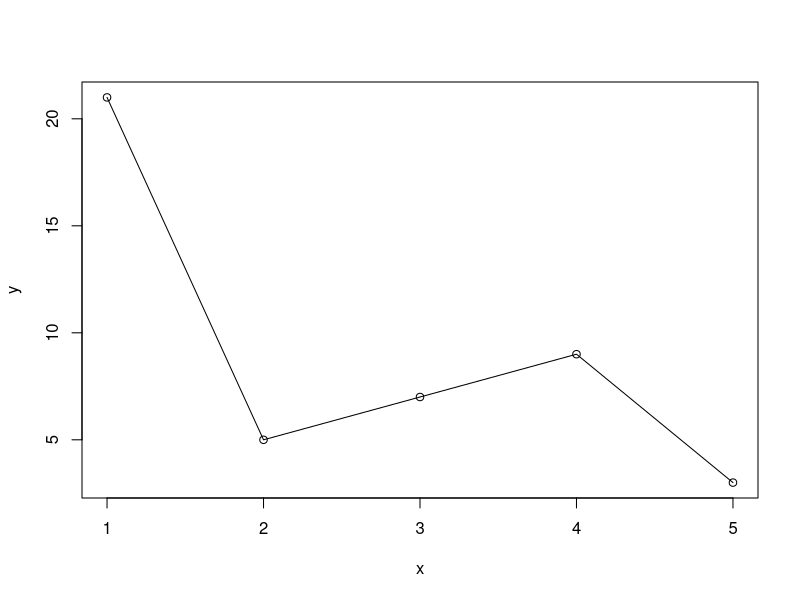

Write R code to recreate this figure.
#task1- storing values (variables)
print("hello world")
name <- "username"
name <- "Rebecca Uddin"
print (name)

#task2- Readline and paste commands
name <- readline(prompt="Enter your name: ")
hello <- paste ("Welcome", name, "!")
print(hello)

#task3- finding out the datatypes
pi<-3.1415
dozen <- 12L
print(paste("Type of pi:", typeof(pi)))
print(paste("Type of dozen:", typeof(dozen)))
flag <- T
print(paste( "is flag logical:", is.logical(flag)))

#task4- storing mixed datatypes
info <- list(21, 61.2, "Lisa", TRUE)

#add names to the elements 
info <- list(age=21, weight=61.2, name="Lisa", female=TRUE)

#task5- plotting stored values
#create 2 vectors
x <- c(1, 2, 3, 4, 5)
y <- c(21, 5, 7, 9, 3)

plot(x, y, type="o")

#task6- controlling objects
#create a list and 2 variables
airport.codesUK <- list("Birmingham" = "BHX", "London Heathrow" = "LHR", "Bristol" = "BRS", "Manchester" = "MAN")
airport.dubai <- "DBX"
airport.sanfran <- "SFO"

#instruction to remove variable
ls()
rm(airport.sanfran)
ls()

